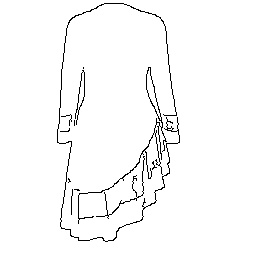
#> input picture data/2.jpeg, 256 x 256 px, found by its file name; its folder holds 8 pictures in this run; the run also reads 2 pictures not shown here
$ jupyter execute --allow-errors Test_script.ipynb   (shell and % lines are left out)   (older library calls are emulated)
#> lines starting #> are read from the running program, lines starting #| are printed output that depends on the picture; after the words box and inside, x2 and y2 are one past the last pixel; in counts of white or black regions, pixels touching at a corner belong together
### utils/transforms.py
from __future__ import division
import torchvision.transforms
import torch
import math
import random
from PIL import Image, ImageOps
from skimage import color
try:
    import accimage
except ImportError:
    accimage = None
import numpy as np
import numbers
import types
import collections

class toLAB(object):
    """
    Transform to convert loaded into LAB space.
    """

    def __init__(self):
        self.space = 'LAB'

    def __call__(self, images):
        lab_images = [color.rgb2lab(np.array(image)/255.0) for image in images]
        return lab_images


class toRGB_(object):
    """
    Transform to convert loaded into LAB space.
    """

    def __init__(self):
        self.space = 'LAB'

    # [4 lines left out: function __call__, not called in this run]


class toRGB(object):
    """
    Transform to convert loaded into RGB color space.
    """

    def __init__(self, space ='LAB'):
        self.space = space

    # [11 lines left out: function __call__, not called in this run]


class toTensor(object):
    """Transforms a Numpy image to torch tensor"""

    def __init__(self):
        self.space = 'RGB'

    def __call__(self, pics):
        imgs = [torch.from_numpy(pic.transpose((2, 0, 1))) for pic in pics]
        return imgs


# [111 lines left out: functions normalize_lab, normalize_seg, normalize_rgb, denormalize_lab, denormalize_rgb, not called in this run]


###########################################################################
# multiple images transformation -- based on transform from torchvision


class Compose(object):
    """Composes several transforms together.
    Args:
        transforms (list of ``Transform`` objects): list of transforms to compose.
    Example:
        >>> transforms.Compose([
        >>>     transforms.CenterCrop(10),
        >>>     transforms.ToTensor(),
        >>> ])
    """

    def __init__(self, transforms):
        self.transforms = transforms

    def __call__(self, imgs):
        for t in self.transforms:
            imgs = t(imgs)
        return imgs

class Scale(object):
    """Rescale multiple input PIL.Image to the given size.
    Args:
        size (sequence or int): Desired output size. If size is a sequence like
            (w, h), output size will be matched to this. If size is an int,
            smaller edge of the image will be matched to this number.
            i.e, if height > width, then image will be rescaled to
            (size * height / width, size)
        interpolation (int, optional): Desired interpolation. Default is
            ``PIL.Image.BILINEAR``
    """

    def __init__(self, size, interpolation=Image.BILINEAR):
        assert isinstance(size, int) or (isinstance(size, collections.Iterable) and len(size) == 2)
        self.size = size
        self.interpolation = interpolation
        self.transform = torchvision.transforms.Scale(size)

    # [8 lines left out: function __call__, not called in this run]


class CenterCrop(object):
    """Crops the given PIL.Image at the center.
    Args:
        size (sequence or int): Desired output size of the crop. If size is an
            int instead of sequence like (h, w), a square crop (size, size) is
            made.
    """

    # [15 lines left out: functions __init__, __call__, not called in this run]


class Pad(object):
    """Pad the given PIL.Image on all sides with the given "pad" value.
    Args:
        padding (int or tuple): Padding on each border. If a single int is provided this
            is used to pad all borders. If tuple of length 2 is provided this is the padding
            on left/right and top/bottom respectively. If a tuple of length 4 is provided
            this is the padding for the left, top, right and bottom borders
            respectively.
        fill: Pixel fill value. Default is 0. If a tuple of
            length 3, it is used to fill R, G, B channels respectively.
    """

    # [21 lines left out: functions __init__, __call__, not called in this run]


class RandomCrop(object):
    """Crop the given PIL.Image at a random location.
    Args:
        size (sequence or int): Desired output size of the crop. If size is an
            int instead of sequence like (h, w), a square crop (size, size) is
            made.
        padding (int or sequence, optional): Optional padding on each border
            of the image. Default is 0, i.e no padding. If a sequence of length
            4 is provided, it is used to pad left, top, right, bottom borders
            respectively.
    """

    # [25 lines left out: functions __init__, __call__, not called in this run]


class RandomHorizontalFlip(object):
    """Horizontally flip the given PIL.Image randomly with a probability of 0.5."""

    # [10 lines left out: function __call__, not called in this run]


class RandomSizedCrop(object):
    """Crop the given PIL.Image to random size and aspect ratio.
    A crop of random size of (0.08 to 1.0) of the original size and a random
    aspect ratio of 3/4 to 4/3 of the original aspect ratio is made. This crop
    is finally resized to given size.
    This is popularly used to train the Inception networks.
    Args:
        size: size of the smaller edge
        interpolation: Default: PIL.Image.BILINEAR
    """

    def __init__(self, size, min_resize=0.08,max_resize=1.0,interpolation=Image.BILINEAR):
        self.size = size
        self.interpolation = interpolation
        self.resize_size = (min_resize,max_resize)

    def __call__(self, imgs):
        for attempt in range(10):
            area = imgs[0].size[0] * imgs[0].size[1]
            target_area = random.uniform(self.resize_size[0], self.resize_size[1]) * area
            aspect_ratio = random.uniform(3. / 4, 4. / 3)

            w = int(round(math.sqrt(target_area * aspect_ratio)))
            h = int(round(math.sqrt(target_area / aspect_ratio)))

            if random.random() < 0.5:
                w, h = h, w

            if w <= imgs[0].size[0] and h <= imgs[0].size[1]:
                x1 = random.randint(0, imgs[0].size[0] - w)
                y1 = random.randint(0, imgs[0].size[1] - h)

                imgs = [img.crop((x1, y1, x1 + w, y1 + h)) for img in imgs]
                assert([img.size == (w, h) for img in imgs])

                return [img.resize((self.size, self.size), self.interpolation) for img in imgs]

        # Fallback
        scale = Scale(self.size, interpolation=self.interpolation)
        crop = CenterCrop(self.size)
        return crop(scale(imgs))


### argparser.py
import argparse

def parse_arguments(*args):
    parser = argparse.ArgumentParser()

    ###############added options#######################################
    parser.add_argument('-lr', '--learning_rate', default=1e-3, type=float,
                        help='Learning rate for the generator')
    parser.add_argument('-lrd', '--learning_rate_D', default=1e-4, type=float,
                        help='Learning rate for the discriminator')
    parser.add_argument('-lrd_l', '--learning_rate_D_local', default=1e-4, type=float,
                        help='Learning rate for the discriminator')

    parser.add_argument('--gan', default='lsgan', type=str, choices=['dcgan', 'lsgan', 'wgan', 'improved wgan'],
                        help='dcgan|lsgan|wgan|improved wgan')  # todo wgan/improved wgan

    parser.add_argument('--model', default='scribbler', type=str, choices=['scribbler', 'texturegan', 'pix2pix','scribbler_dilate_128'],
                        help='scribbler|pix2pix')

    parser.add_argument('--num_epoch', default=100, type=int,
                        help='texture|scribbler')

    parser.add_argument('--visualize_every', default=10, type=int,
                        help='no. iteration to visualize the results')

    # all the weights ratio, might wanna make them sum to one
    parser.add_argument('--feature_weight', default=0, type=float,
                        help='weight ratio for feature loss')
    parser.add_argument('--global_pixel_weight_l', default=0, type=float,
                        help='weight ratio for pixel loss for l channel')
    parser.add_argument('--local_pixel_weight_l', default=1,  type=float,
                        help='pixel weight for local loss patch')
    parser.add_argument('--pixel_weight_ab', default=0, type=float,
                        help='weight ratio for pixel loss for ab channel')
    parser.add_argument('--pixel_weight_rgb', default=0, type=float,
                        help='weight ratio for pixel loss for ab channel')

    parser.add_argument('--discriminator_weight', default=0, type=float,
                        help='weight ratio for the discriminator loss')
    parser.add_argument('--discriminator_local_weight', default=0, type=float,
                        help='weight ratio for the discriminator loss')
    parser.add_argument('--style_weight', default=0, type=float,
                        help='weight ratio for the texture loss')

    # parser.add_argument('--gpu', default=[0], type=int, nargs='+',
    #                     help='List of GPU IDs to use')  # TODO support cpu
    parser.add_argument('--gpu', default=1, type=int, help="GPU ID")

    parser.add_argument('--display_port', default=7779, type=int,
                        help='port for displaying on visdom (need to match with visdom currently open port)')

    parser.add_argument('--data_path', default='/home/psangkloy3/training_handbags_pretrain/', type=str,
                        help='path to the data directory, expect train_skg, train_img, val_skg, val_img')

    parser.add_argument('--save_dir', default='/home/psangkloy3/test/', type=str,
                        help='path to save the model')

    parser.add_argument('--load_dir', default='/home/psangkloy3/test/', type=str,
                        help='path to save the model')

    parser.add_argument('--save_every', default=1000, type=int,
                        help='no. iteration to save the models')

    parser.add_argument('--load_epoch', default=-1, type=int,
                        help="The epoch number for the model to load")
    parser.add_argument('--load', default=-1, type=int,
                        help='load generator and discrminator from iteration n')
    parser.add_argument('--load_D', default=-1, type=int,
                        help='load discriminator from iteration n, priority over load')

    parser.add_argument('--image_size', default=128, type=int,
                        help='Training images size, after cropping')
    parser.add_argument('--resize_to', default=300, type=int,
                        help='Training images size, after cropping')

    parser.add_argument('--resize_max', default=1, type=float,
                        help='max resize, ratio of the original image, max value is 1')
    parser.add_argument('--resize_min', default=0.6, type=float,
                        help='min resize, ratio of the original image, min value 0')
    parser.add_argument('--patch_size_min', default=20, type=int,
                        help='minumum texture patch size')
    parser.add_argument('--patch_size_max', default=40, type=int,
                        help='max texture patch size')

    parser.add_argument('--batch_size', default=32, type=int, help="Training batch size. MUST BE EVEN NUMBER")

    parser.add_argument('--num_input_texture_patch', default=2,type=int)
    parser.add_argument('--num_local_texture_patch', default=1,type=int)

    parser.add_argument('--color_space', default='lab', type=str, choices=['lab', 'rgb'],
                        help='lab|rgb')

    parser.add_argument('--threshold_D_max', default=0.8, type=int,
                        help='stop updating D when accuracy is over max')

    parser.add_argument('--content_layers', default='relu4_2', type=str,
                        help='Layer to attach content loss.')
    parser.add_argument('--style_layers', default='relu3_2, relu4_2', type=str,
                        help='Layer to attach content loss.')

    parser.add_argument('--use_segmentation_patch', default=True, type=bool,
                        help='whether or not to inject noise into the network')

    parser.add_argument('--input_texture_patch', default='dtd_texture', type=str,
                        choices=['original_image', 'dtd_texture'],
                        help='whether or not to inject noise into the network')

    parser.add_argument('--loss_texture', default='dtd_texture', type=str,
                        choices=['original_image', 'dtd_texture'],
                        help='where is the texture loss come from')

    parser.add_argument('--local_texture_size', default=50, type=int,
                        help='use local texture loss instead of global, set -1 to use global')

    parser.add_argument('--texture_discrminator_loss', default=True, type=bool,
                        help='adding discrminator for texture')

    ############################################################################
    ############################################################################
    ############Not Currently Using #################################################################
    parser.add_argument('--tv_weight', default=1, type=float,
                        help='weight ratio for total variation loss')

    parser.add_argument('--mode', default='texture', type=str, choices=['texture', 'scribbler'],
                        help='texture|scribbler')

    parser.add_argument('--visualize_mode', default='train', type=str, choices=['train', 'test'],
                        help='train|test')

    parser.add_argument('--crop', default='random', type=str, choices=['random', 'center'],
                        help='random|center')

    parser.add_argument('--contrast', default=True, type=bool,
                        help='randomly adjusting contrast on sketch')

    parser.add_argument('--occlude', default=False, type=bool,
                        help='randomly occlude part of the sketch')

    parser.add_argument('--checkpoints_path', default='data/', type=str,
                        help='output directory for results and models')

    parser.add_argument('--noise_gen', default=False, type=bool,
                        help='whether or not to inject noise into the network')

    parser.add_argument('--absolute_load', default='', type=str,
                        help='load saved generator model from absolute location')

    ##################################################################################################################################

    return parser.parse_args(*args)


### main.py
import torch
import torch.nn as nn
import torch.optim as optim

import sys, os
import visdom
import torchvision.models as models
from torch.utils.data.sampler import SequentialSampler

from torch.utils.data import DataLoader
from dataloader.imfol import ImageFolder

from utils import transforms as custom_transforms
from models import scribbler, discriminator, texturegan, define_G, weights_init, \
    scribbler_dilate_128, FeatureExtractor, load_network
from train import train
import argparser

def get_transforms(args):
    transforms_list = [
        custom_transforms.RandomSizedCrop(args.image_size, args.resize_min, args.resize_max),
        custom_transforms.RandomHorizontalFlip(),
        custom_transforms.toTensor()
    ]
    if args.color_space == 'lab':
        transforms_list.insert(2, custom_transforms.toLAB())
    elif args.color_space == 'rgb':
        transforms_list.insert(2, custom_transforms.toRGB('RGB'))

    transforms = custom_transforms.Compose(transforms_list)
    return transforms


# [147 lines left out: functions get_models, get_criterions, main, not called in this run]
            #break
# [3 lines that do not run on import are left out]

### models/texturegan.py
import torch
import torch.nn as nn


class TextureGAN(nn.Module):
    def __init__(self, input_nc, output_nc, ngf):
        """
        Defines the necessary modules of the TextureGAN Generator

        Input:
        - int input_nc : Input number of channels
        - int output_nc : Output number of channels
        """
        super(TextureGAN, self).__init__()

        self.conv = nn.Conv2d
        self.batch_norm = nn.BatchNorm2d
        self.ngf = ngf
        self.input_nc = input_nc
        self.output_nc = output_nc

        self.res_block = ResidualBlock
        self.biup = UpsamplingBlock
        self.main_model = MainModel
        self.model = self.create_model()

    def create_model(self):
        skip_block = nn.Sequential()

        skip_block.add_module('main_model', self.main_model(self.input_nc, self.output_nc, self.ngf))
        skip_block.add_module('conv_6', self.conv(self.ngf+5, self.ngf*2, 3, 1, 1))
        skip_block.add_module('res_block_14', self.res_block(self.ngf*2,self.ngf*2))
        skip_block.add_module('res_block_15', self.res_block(self.ngf*2,self.ngf*2))
        skip_block.add_module('conv_7', self.conv(self.ngf*2, 3, 3, 1, 1))
        skip_block.add_module('batch_9', self.batch_norm(3))

        return skip_block

    def forward(self, x):
        return self.model(x)


class MainModel(nn.Module):
    # [61 lines left out: function __init__, not called in this run]


    def forward(self, x):
        return torch.cat((self.main_model(x), x), 1)
        #return self.main_model(input)


class UpsamplingBlock(nn.Module):
    # [21 lines left out: function __init__, not called in this run]

    def forward(self, x):
        return self.biup_block(x)


# 3x3 Convolution
def conv3x3(in_channels, out_channels, stride=1, padding=1, dilation=1):
    return nn.Conv2d(in_channels, out_channels, kernel_size=3,
                     stride=stride, padding=padding, dilation=dilation)

# Residual Block
class ResidualBlock(nn.Module):
    # [32 lines left out: functions __init__, forward, not called in this run]

### Test_script.ipynb
An example script for using texturegan model

[cell 1]
# from google.colab import drive
# drive.mount('/content/drive')

[cell 2]
%cd /content/drive/MyDrive/OurGAN/

[cell 3]
#!ls

[cell 4]
#!pip install --trusted-host pypi.org --trusted-host files.pythonhosted.org torch==0.4.1.post2 torchvision==0.2.1 -f https://download.pytorch.org/whl/torch_stable.html

[cell 5]
#!pip install numpy==1.15.0

[cell 6]
import numpy as np

[cell 7]
import cv2
#import numpy as np
from matplotlib import pyplot as plt

[cell 8]
np.version.version

[cell 9]
from argparser import parse_arguments

[cell 10]
from PIL import Image

[cell 11]
def pil_loader(path):
    # open path as file to avoid ResourceWarning (https://github.com/python-pillow/Pillow/issues/835)
    with open(path, 'rb') as f:
        with Image.open(f) as img:
            return img.convert('RGB')

[cell 12]
#dummy command
command = '--display_port 7770 --load 0 --load_D -1 --load_epoch 105 --gpu 2 --model texturegan --feature_weight 1e2 --pixel_weight_ab 1e3 --global_pixel_weight_l 1e3 --local_pixel_weight_l 0 --style_weight 0 --discriminator_weight 1e3 --discriminator_local_weight 1e6  --learning_rate 1e-4 --learning_rate_D 1e-4 --batch_size 36 --save_every 50 --num_epoch 100000 --save_dir /hdd/2017IS013/researchGroup03/Pytorch_ARGAN/data/train_txt --load_dir /hdd/2017IS013/researchGroup03/Pytorch_ARGAN/data/train_txt --data_path /hdd/2017IS013/researchGroup03/Pytorch_ARGAN/data/ --learning_rate_D_local  1e-4 --local_texture_size 50 --patch_size_min 20 --patch_size_max 40 --num_input_texture_patch 1 --visualize_every 5 --num_local_texture_patch 1'
args = parse_arguments(command.split())

[cell 13]
from main import get_transforms
from dataloader import imfol
from dataloader.imfol import ImageFolder, make_dataset
import torch
from torch.utils.data.sampler import SequentialSampler
from torch.utils.data import DataLoader
import math
from torch.autograd import Variable
from utils.visualize import vis_patch, vis_image

## Load from validation folder

[cell 14]
args.batch_size = 1
args.image_size =152
args.resize_max = 256
args.resize_min = 256
args.data_path = '/hdd/2017IS013/researchGroup03/Pytorch_ARGAN/data/' #change to your data path

[cell 15]
transform = get_transforms(args)

[cell 16]
#defaulty used
img_path = "C:/Users/ASUS/Desktop/OurGAN/data2/blank.jpg"

[cell 17]
#convert input sketch to canny
#path should be changed here
input_img = cv2.imread("C:/Users/ASUS/Desktop/OurGAN/data/2.jpeg") #path to cloth folder
#> input_img is the input picture: shape (256, 256, 3); min 0, max 255, mean 248.7
#plt.imshow(input_img)

[cell 18]
gray = cv2.cvtColor(input_img, cv2.COLOR_BGR2GRAY)
edges = cv2.Canny(gray,100,200)
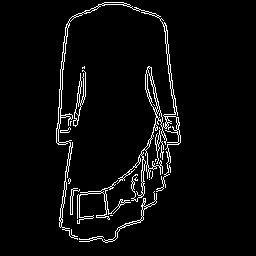
#> edges: shape (256, 256); 4.3% white in thin lines or dots, all inside (x1, y1, x2, y2) = (56, 2, 181, 243)
ret,th2 = cv2.threshold(edges,100,255,cv2.THRESH_BINARY_INV)
sketch_image = "C:/Users/ASUS/Desktop/OurGAN/data/flecked_0145.jpg"  #path to save sketches images
cv2.imwrite(sketch_image, th2)
#> Out = True

[cell 19]
skg_path = sketch_image

[cell 20]
img = cv2.imread(skg_path)
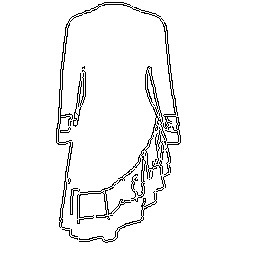
#> img: shape (256, 256, 3); min 0, max 255, mean 244.1

[cell 21]
print(img.shape)
#| (256, 256, 3)

[cell 22]
 #convert the image to grayscale
gray = cv2.cvtColor(img, cv2.COLOR_BGR2GRAY)
#plt.imshow(gray)

[cell 23]
#find the edges and cacluated thresholders with contours
thresh = cv2.threshold(gray, np.mean(gray), 255, cv2.THRESH_BINARY_INV+cv2.THRESH_OTSU)[1]
#plt.imshow(thresh)

[cell 24]
edges = cv2.dilate(cv2.Canny(thresh,0,255), None)
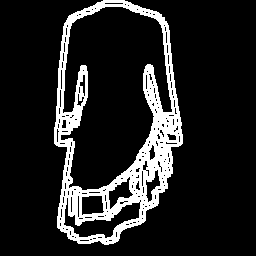
#> edges: shape (256, 256); 13.4% white; 1 white region, box (x1, y1, x2, y2) and area: (54, 0, 183, 245) 8794
#plt.imshow(edges)

[cell 25]
masked = []
segmented = []

[cell 26]
cnt = sorted(cv2.findContours(edges, cv2.RETR_LIST, cv2.CHAIN_APPROX_SIMPLE)[-2], key=cv2.contourArea)[-1]
#> cnt = contour of 249 points, box (x1, y1, x2, y2) (54, 0, 183, 245), area 24844

[cell 27]
#create a mask using largest contour
mask = np.zeros((256,256), np.uint8)
masked.append(cv2.drawContours(mask, [cnt], -1, 255, -1))
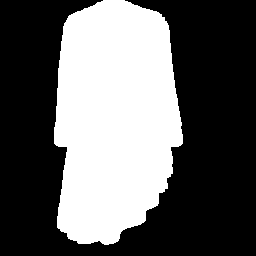
#> mask: shape (256, 256); 38.4% white; 1 white region, box (x1, y1, x2, y2) and area: (54, 0, 183, 245) 25167

[cell 28]
dst = cv2.bitwise_and(img, img, mask=mask)
#> (the rest of the program and of its run is left out)
